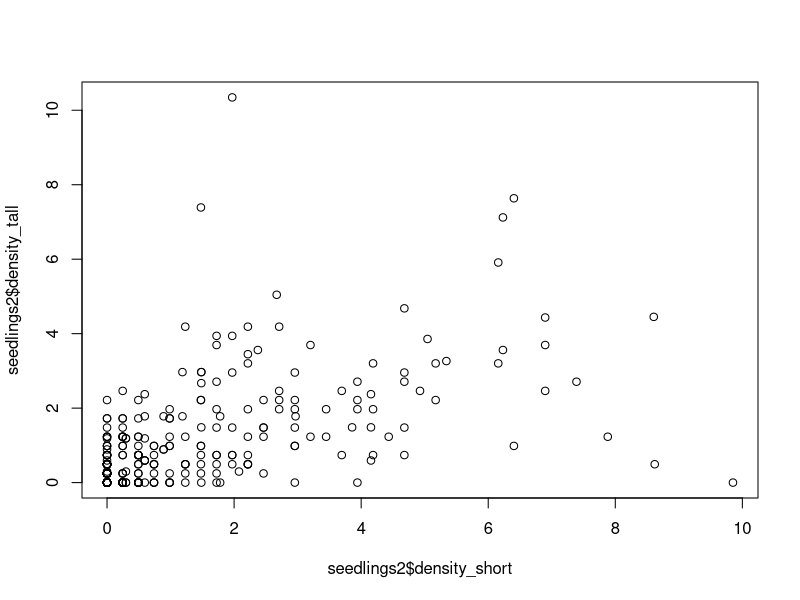
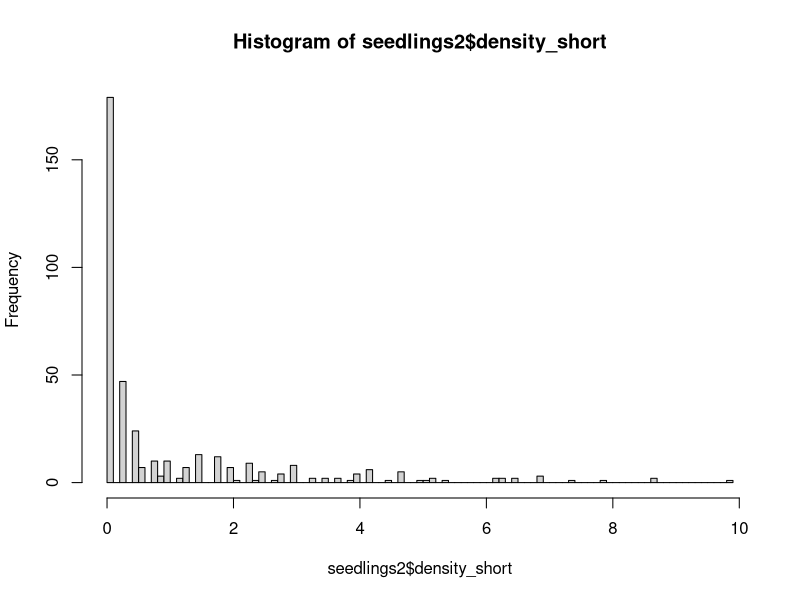
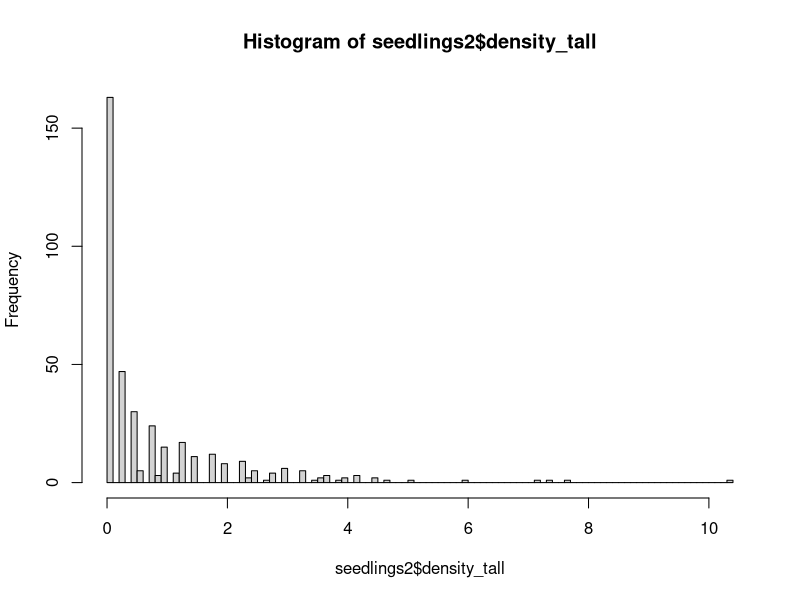
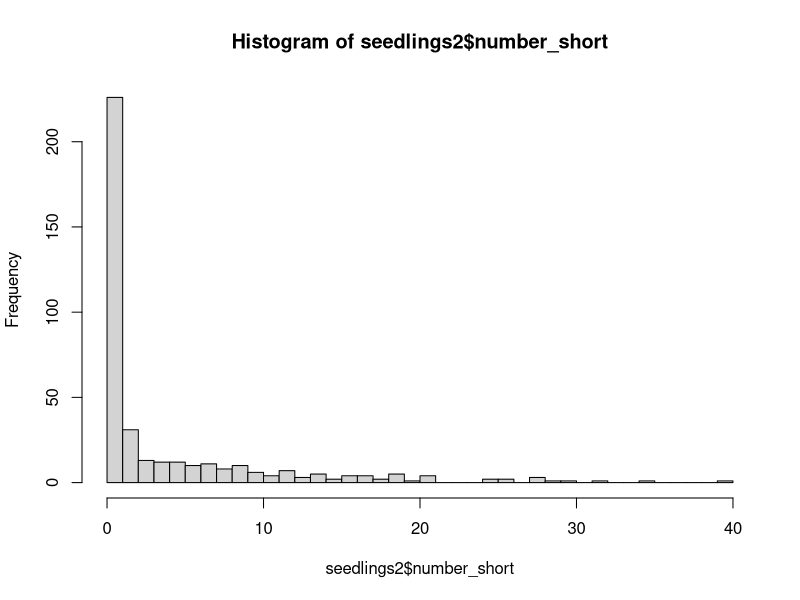

Here is the R script that generated these plots, in order: (Note: this script raises an error after producing the figures.)
# Aaron Tayal
# 8/26/2024
# The purpose is to report what the stem 
# density of ash seedlings, saplings, small trees, and trees is

library(ggplot2)
library(dplyr)


# Hydroclass -----------------------------------------------------------------

hydro <- read.csv("Raw_data/MI-plot-hydroclasses.csv")
str(hydro)
hydro$mstrlvl <- as.factor(hydro$mstrlvl)
# The column "mstrlvl" is either xeric, mesic, or hydric. All plots in one
# transect (3 plots) will have the same assignment of mstrlvl. I will also 
# call this the "hydroclass". The column "plotmstr" has a value from 1 to 5 
# (1 being driest and 5 being the most flooded). The "plotmstr" value can
# vary within a transect. I think it is based on the results of some kind of 
# soil moisture test.

# Note: "MI-plot-hydroclasses.csv" has hydroclass data for 129 plots, including
# some that I do not plan to visit because they are designated "non-ash" plots
# or they are at Brighton.

# Plot centers ---------------------------------------------------------------

plot_centers0 <- read.csv("Raw_data/EAB_Michigan_2024_plot_centers.csv")
str(plot_centers0)
# Kayla: for the center_tree column, I would encourage to split that into two (one for species and one for dbh)
# same for the center tree updated column

# There are 111 plots (37 transects) that I plan to visit (and 2 extra rows due 
# to confusion about the true center for plot 75):
nrow(plot_centers0)

# Remove the 2 additional rows listing info on 75_north and 75_south:
plot_centers0 <- plot_centers0[plot_centers0$center_tree_number != "75_north",]
plot_centers0 <- plot_centers0[plot_centers0$center_tree_number != "75_south",]

nrow(plot_centers0)

# Make transect and park into factors:
plot_centers0$Transect <- as.factor(plot_centers0$Transect)
plot_centers0$Park <- as.factor(plot_centers0$Park)

# Make center tree number into an integer:
plot_centers0$center_tree_number <- as.integer(plot_centers0$center_tree_number)

# There are 98 plots that I have collected seedling data (not counting 75_north):
sum(plot_centers0$seedlings_done_y_n == "y")

# Similarly, there are 98 plots that I have collected sapling data (not counting 
# 75_north):
sum(plot_centers0$saplings_done_y_n == "y")

# There are 97 plots that I have collected tree data for (not counting 75_north).
# At plot 91 at Hudson Mills, we ran out of time to collect tree data due to a 
# thunderstorm
sum(plot_centers0$trees_done_y_n == "y")

# There are 2 plots where we found and measured the center tree but did not 
# collect any seedling, sapling, or tree data due to high waters and a time 
# crunch. These were plots 23 and 66, both at Island Lake.

# This leaves 11 plots that we have neither found the center or recorded data
# for. Four at Hudson Mills, six at Indian Springs, and one at Island Lake. 
# Note: we technically found plot 61 at Island Lake, but I forgot to write
# the center tree DBH, and thus I'm considering it completely not-started.

# Summary: 97 done + 3 partially done + 11 not-started = 111 plots

# Join the hydroclass data into the plot_centers dataframe:
plot_centers <- right_join(hydro, plot_centers0)
nrow(plot_centers) == nrow(plot_centers0)

# Try to understand which hydroclasses (hydric, mesic, xeric) are found at 
# each Park:
table((plot_centers %>% filter(Park == "Highland"))$mstrlvl)
table((plot_centers %>% filter(Park == "Hudson Mills"))$mstrlvl)
table((plot_centers %>% filter(Park == "Indian Springs"))$mstrlvl)
table((plot_centers %>% filter(Park == "Island Lake"))$mstrlvl)
table((plot_centers %>% filter(Park == "Kensington"))$mstrlvl)
table((plot_centers %>% filter(Park == "Pontiac Lake"))$mstrlvl)
table((plot_centers %>% filter(Park == "Proud Lake"))$mstrlvl)

# write.csv(plot_centers, file="EAB_Michigan_2024_plot_centers_with_hydro.csv",
#          row.names = FALSE)



# Seedlings -------------------------------------------------------------------

seedlings <- read.csv("Raw_data/EAB_Michigan_2024_seedlings.csv")
str(seedlings)
# At one plot (75 at Indian Springs), we found two center trees marked 75.
# The true, original plot 75 is the one I want to use. I called this one 
# "75_south" in my datasheet this year. So I need to remove "75_north" rows and
# rename "75_south" rows as simply "75".
seedlings <- seedlings[seedlings$center_tree_number != "75_north",]
seedlings$center_tree_number[seedlings$center_tree_number == "75_south"] <- "75"
str(seedlings)

seedlings$center_tree_number <- as.integer(seedlings$center_tree_number)

# To combine the data on plot centers with the seedling data, I want to
# keep all rows in seedlings:
seedlings2 <- right_join(plot_centers, seedlings, by="center_tree_number")
# I notice test if the number of rows are the same,
# indicating that the datasets combined sucessfully:
nrow(seedlings2) == nrow(seedlings)

# We recorded data for each quadrant of each microplot, so I need to add up the
# four quadrants for short seedlings (those that are shorter than 25 cm):
seedlings2$number_short <- 
  seedlings2$northeast_number_established_short +
  seedlings2$southeast_number_established_short +
  seedlings2$southwest_number_established_short +
  seedlings2$northwest_number_established_short

# Same for tall seedlings:
seedlings2$number_tall <- 
  seedlings2$northeast_number_established_tall +
  seedlings2$southeast_number_established_tall +
  seedlings2$southwest_number_established_tall +
  seedlings2$northwest_number_established_tall

# Now make a column for the total number of seedlings (both short and tall):
seedlings2$number_seedlings <- seedlings2$number_short + seedlings2$number_tall

# Now I need to divide the raw counts by the area of the circular microplot to
# get the density. The density will be in units of stems per meter^2
seedlings2$density_short <-
  (seedlings2$number_short / seedlings2$area_of_microplot_m_squared)

seedlings2$density_tall <-
  (seedlings2$number_tall / seedlings2$area_of_microplot_m_squared)

seedlings2$density_seedlings <- 
  (seedlings2$number_seedlings / seedlings2$area_of_microplot_m_squared)

# For a common sense check, I'll plot the density of short seedlings against
# the density of tall seedlings.  I predict (prior to seeing it) that they 
# will be correlated.
plot(seedlings2$density_short,
     seedlings2$density_tall)

# I will plot histograms for short and tall seedlings. I want to know what is 
# the qualitative shape of the distribution:
hist(seedlings2$density_short, breaks=100)
hist(seedlings2$density_tall, breaks=100)

hist(seedlings2$number_short, breaks=seq(0,40,1)) # I wanted to see the count data, too
hist(seedlings2$number_tall, breaks=seq(0,40,1))
hist(seedlings2$number_seedlings, breaks=seq(0,60,1))

# Note: these density variables are pseudo-continuous, but really they are
# discrete, because the counts are discrete, and so there are only a limited
# number of values that the density can take.

# I want to make a violin plot that shows the distribution of seedling densities
# for each of the three hydroclasses (xeric, mesic, and hydric)
ggplot(data=seedlings2, aes(x=factor(mstrlvl), 
                            y=density_seedlings)) +
  geom_violin() +
  geom_jitter(height=0, width=0.1, alpha=0.5) +
  xlab("Hydroclass") +
  ylab(bquote("Density of ash seedlings " ~ (stems/m^2))) + theme_classic()

# I want to take an average of the 4 microplots in order to report data at the 
# plot level. 

# IMPORTANT NOTE: sometimes, we forgot to write the percent cover
# for 1 out of 4 of the microplots. I have instructed the code to strip NA values
# before taking the mean.  I'm assuming it's okay because we still have three other
# values, but I need to check on this.

seedlings_by_plot <- seedlings2 %>% group_by(center_tree_number) %>% 
  summarize(Park = first(Park),
            Transect = first(Transect),
            mstrlvl = first(mstrlvl),
            plotmstr = first(plotmstr),
            mean_percent_cover = mean(percent_cover_0_0.5_1_3.5_8_15.5_25.5_etc, 
                                 na.rm=TRUE),
            mean_density_short = mean(density_short),
            mean_density_tall = mean(density_tall),
            mean_density_seedlings = mean(density_seedlings),
            total_number_short = sum(number_short),
            total_number_tall = sum(number_tall),
            total_number_seedlings = sum(number_seedlings))

#write.csv(seedlings_by_plot, file="Cleaned_data/seedlings_by_plot.csv", row.names = FALSE)

table(seedlings_by_plot$Transect) # Note that not all three plots have been
# visited for transects AA (1 visited), DD (2 visited), P (2), Q (2), Z(1), 
# ZD(0), and ZE (0). This creates a problem for Poisson GLMs if the response
# is the total number of seedlings in a transect. I'll need to exclude these.

seedlings_exclude_partials <- 
  seedlings2 %>% filter((!(Transect %in% c("AA", "DD", "P", "Q", "Z"))))

# Make a graph that shows the seedling densities by hydroclass, at the plot level
ggplot(data=seedlings_by_plot, aes(x=factor(mstrlvl), y=mean_density_seedlings)) +
  geom_violin() +
  geom_jitter(height=0, width=0.1, alpha=0.5) +
  xlab("Hydroclass") +
  ylab(bquote("Density of ash seedlings " ~ (stems/m^2))) +
  scale_y_continuous(breaks=seq(0,9,2)) +
  theme_bw()

# Make a similar graph for short seedlings (under 25 cm):
ggplot(data=seedlings_by_plot, aes(x=factor(mstrlvl), y=mean_density_short)) +
  geom_violin() +
  geom_jitter(height=0, width=0.1, alpha=0.5) +
  xlab("Hydroclass") +
  ylab(bquote("Density of short ash seedlings <25 cm  " ~ (stems/m^2))) +
  scale_y_continuous(breaks=seq(0,9,2)) +
  ylim(-0.15, 6) +
  theme_bw()

# Same for tall seedlings:
ggplot(data=seedlings_by_plot, aes(x=factor(mstrlvl), y=mean_density_tall)) +
  geom_violin() +
  geom_jitter(height=0, width=0.1, alpha=0.5) +
  xlab("Hydroclass") +
  ylab(bquote("Density of tall ash seedlings 25-137 cm  " ~ (stems/m^2))) +
  ylim(-0.15, 6) +
  theme_bw()

# And for percent cover:
ggplot(data=seedlings_by_plot, aes(x=factor(mstrlvl), y=mean_percent_cover)) +
  geom_violin() +
  geom_jitter(height=0, width=0.1, alpha=0.5) +
  xlab("Hydroclass") +
  ylab("Percent cover of ash seedlings (%)") +
  theme_bw()

# Make a transect-level summary (IMPORTANT NOTE: Here I'm excluding transects
# that we didn't visit all the plots in)
seedlings_by_transect <- seedlings_exclude_partials %>% group_by(Transect) %>% 
  summarize(Park = first(Park),
            number_microplots = n(),
            mstrlvl = first(mstrlvl),
            mean_plotmstr = mean(plotmstr),
            mean_percent_cover = mean(percent_cover_0_0.5_1_3.5_8_15.5_25.5_etc, 
                                      na.rm=TRUE),
            mean_area_microplot_m_squared = mean(area_of_microplot_m_squared),
            mean_density_short = mean(density_short),
            mean_density_tall = mean(density_tall),
            mean_density_seedlings = mean(density_seedlings),
            total_number_short = sum(number_short),
            total_number_tall = sum(number_tall),
            total_number_seedlings = sum(number_seedlings))

#write.csv(seedlings_by_transect, file="Cleaned_data/seedlings_by_transect.csv", row.names = FALSE)

# Make a graph that shows the seedling densities by hydroclass, at the transect level:
ggplot(data=seedlings_by_transect, aes(x=mstrlvl, y=mean_density_seedlings)) +
  geom_violin() +
  geom_jitter(height=0, width=0.1, alpha=0.5) +
  xlab("Hydroclass") +
  ylab(bquote("Density of ash seedlings " ~ (stems/m^2))) +
  scale_y_continuous(breaks=seq(0,9,2)) +
  theme_bw()

# Make a graph that shows the number of seedlings by hydroclass, at the transect level:
ggplot(data=seedlings_by_transect, aes(x=mstrlvl, y=total_number_seedlings)) +
  geom_violin() +
  geom_jitter(height=0, width=0.1, alpha=0.5) +
  xlab("Hydroclass") +
  ylab("Total number of ash seedlings (stems)") +
  theme_bw()

# Make a graph that shows the percent cover by hydroclass, at the transect level
ggplot(data=seedlings_by_transect, aes(x=mstrlvl, y=mean_percent_cover)) +
  geom_violin() +
  geom_jitter(height=0, width=0.1, alpha=0.5) +
  xlab("Hydroclass") +
  ylab("Percent cover of ash seedlings (%)") +
  theme_bw()

# Make a graph that shows the seedling densities by park, at the transect level:
ggplot(data=seedlings_by_transect, aes(x=Park, y=mean_density_seedlings)) +
  geom_violin() +
  geom_jitter(height=0, width=0.1, alpha=0.5) +
  xlab("Hydroclass") +
  ylab(bquote("Density of ash seedlings " ~ (stems/m^2))) +
  scale_y_continuous(breaks=seq(0,9,2)) +
  theme_bw()

# Saplings --------------------------------------------------------------------

saplings <- read.csv("Raw_data/EAB_Michigan_2024_saplings.csv")
str(saplings)
# Remove 75_north and rename 75_south to 75 (see seedlings for details)
saplings <- saplings[saplings$center_tree_number != "75_north",]
saplings$center_tree_number[saplings$center_tree_number == "75_south"] <- "75"

saplings$center_tree_number <- as.integer(saplings$center_tree_number)

# Trying to add in the plot center info to this dataframe:
saplings2 <- right_join(plot_centers, saplings, by="center_tree_number")
nrow(saplings) == nrow(saplings2)

# Saplings were counted in each quadrant, so I want to sum up the quadrants
# to get a total number of saplings by plot
saplings_by_plot <- saplings2 %>% group_by(center_tree_number) %>% 
  summarize(Park = first(Park),
            Transect = first(Transect),
            mstrlvl = first(mstrlvl),
            plotmstr = first(plotmstr),
            number_saplings = sum(number_of_stems))

# To find the density of saplings, I need to divide the number of saplings 
# found in the subplot (8 meters in radius) by the area of that subplot. 
# The area of the subplot is 201.062 m^2. The unit will be stems per m^2.
saplings_by_plot$density_saplings <- saplings_by_plot$number_saplings / 201.062

# I would like to also change the units to stems per hectare:
saplings_by_plot$density_saplings_stems_per_ha <- 
  saplings_by_plot$density_saplings * 10000

#write.csv(saplings_by_plot, file="Cleaned_data/saplings_by_plot.csv")


# Now, make a violin plot that shows the density of saplings found at each plot, 
# as a function of hydroclass
ggplot(data=saplings_by_plot, aes(x=factor(mstrlvl), 
                                  y=density_saplings)) + 
  geom_violin() +
  geom_jitter(height=0, width=0.1, alpha=0.5) +
  xlab("Hydroclass") +
  ylab(bquote("Density of ash saplings " ~ (stems/m^2))) +
  theme_bw()

# Now create a summary at the transect level:
saplings_by_transect <- saplings_by_plot %>% group_by(Transect) %>%
  summarise(Park = first(Park),
            mstrlvl = first(mstrlvl),
            mean_plotmstr = mean(plotmstr),
            total_number_saplings = sum(number_saplings),
            mean_density_saplings = mean(density_saplings),
            mean_density_saplings_stems_per_ha = mean(density_saplings_stems_per_ha))

#write.csv(saplings_by_transect, file="Cleaned_data/saplings_by_transect.csv")

# Now, make a violin plot that shows the mean density of saplings found at each 
# transect, as a function of hydroclass
ggplot(data=saplings_by_transect, aes(x=mstrlvl, 
                                  y=mean_density_saplings_stems_per_ha)) + 
  geom_violin() +
  geom_jitter(height=0, width=0.1, alpha=0.5) +
  xlab("Hydroclass") +
  ylab(bquote("Density of ash saplings " ~ (stems/ha))) +
  theme_bw()

# Small trees and trees -------------------------------------------------------

trees <- read.csv("Raw_data/EAB_Michigan_2024_trees.csv")

# Remove 75_north and rename 75_south to 75 (see seedlings for details)
trees <- trees[trees$center_tree_number != "75_north",]
trees$center_tree_number[trees$center_tree_number == "75_south"] <- "75"

trees$center_tree_number <- as.integer(trees$center_tree_number)
trees$ash_species <- as.factor(trees$ash_species)

# Add in plot center data
trees2 <- right_join(plot_centers, trees, by="center_tree_number")
nrow(trees) == nrow(trees2)

# Remove any rows where the species of tree is not ash (keep rows where ash_species is NA)
# Note: the hickory and Zanthoxylum rows were tagged trees
levels(trees2$ash_species)
trees2 <- trees2[( trees2$ash_species != "hickory" | is.na(trees2$ash_species) ), ]
trees2 <- trees2[( trees2$ash_species != "Zanthoxylum (prickly ash)" | is.na(trees2$ash_species) ), ]
trees2$ash_species <- droplevels(trees2$ash_species)
levels(trees2$ash_species)

# I want to make a column that simplifies ash_species so that there are only 
# three categories: black, green/white/pumpkin, and unknown
trees2$ash_species_simple <- as.character(trees2$ash_species)
trees2$ash_species_simple[trees2$ash_species_simple == "green"] <- "green_white_or_pumpkin"
trees2$ash_species_simple[trees2$ash_species_simple == "green or pumpkin"] <- "green_white_or_pumpkin"
trees2$ash_species_simple[trees2$ash_species_simple == "green or white"] <- "green_white_or_pumpkin"
trees2$ash_species_simple[trees2$ash_species_simple == "green white or pumpkin"] <- "green_white_or_pumpkin"
trees2$ash_species_simple[trees2$ash_species_simple == "black?"] <- "unknown"
trees2$ash_species_simple[trees2$ash_species_simple == "?"] <- "unknown"
trees2$ash_species_simple[trees2$ash_species_simple == "green?"] <- "unknown"
trees2$ash_species_simple[trees2$ash_species_simple == "white?"] <- "unknown"
trees2$ash_species_simple <- as.factor(trees2$ash_species_simple)
table(trees2$ash_species_simple)

# Which center_tree_number values are found in seedlings but not found in 
# trees?
a <- seedlings_by_plot$center_tree_number
b <- sort(unique(trees2$center_tree_number))
b
setdiff(a, b)
# Plot 91 at Hudson Mills is correct to be missing from trees2

# Make sure the variable that records which quadrant the tree was in is accurate:
trees2$quadrant_NE_SE_SW_NW <- as.factor(trees2$quadrant_NE_SE_SW_NW)
summary(trees2$quadrant_NE_SE_SW_NW)
trees2[trees2$quadrant_NE_SE_SW_NW == "?",] # The only rows with ? for quadrant
# are about 100 meters from the center (and so will be filtered out)

# Which rows are simply recording the absence of any trees?
c <- trees2$center_tree_number[trees2$quadrant_NE_SE_SW_NW == "none"]
c
unique(c)
d <- trees2$center_tree_number[trees2$quadrant_NE_SE_SW_NW != "none"]
unique(d)
intersect(unique(c), unique(d)) # Make sure no trees are recorded from plots
# also marked as having no trees.

# We only recorded compass direction at the beginning of summer 
# (it was a lot of work). But we can at least check the data against quadrant
# to see if they agree
trees2$compass_direction <- as.numeric(trees2$compass_direction)
ggplot(data=trees2, aes(x=quadrant_NE_SE_SW_NW, y=compass_direction)) +
  geom_point() +
  geom_hline(yintercept=90) +
  geom_hline(yintercept=180) +
  geom_hline(yintercept=270)
# Looks like there are three rows where compass direction and quadrant disagree:
trees2[trees2$compass_direction > 270 & trees2$quadrant_NE_SE_SW_NW != "NW" &
        is.na(trees2$compass_direction) == FALSE , ]
# All of these three rows were tagged ash. When it comes time to identify tagged
# ash in datasets from previous years, we will know about this issue. I'm not
# going to try to change anything right now.
  

# I want to create a new dataframe of trees so that small trees (2.5-10 cm DBH)
# are counted only if they occur within the 8 meter radius subplot. Furthermore,
# trees (10 cm DBH and up) are counted only if they occur within the 18 meter
# radius main plot

# First I need to change the variable distance_to_center_meters into a 
# numeric variable.  For many of the trees inside the 8 meter subplot, we
# simply wrote "less than 8" to indicate it was in the subplot. So now I 
# will name these as 4 (4 meters) even though they ranged from 0 m to 8 m
trees2$distance_to_center_meters_simple <- trees2$distance_to_center_meters
trees2$distance_to_center_meters_simple[trees2$distance_to_center_meters_simple == "less than 8"] <- "4"
trees2$distance_to_center_meters_simple[trees2$distance_to_center_meters_simple == "between 8 and 18"] <- "13"
trees2$distance_to_center_meters_simple[trees2$distance_to_center_meters_simple == "greater than 18"] <- "25"
trees2$distance_to_center_meters_simple[trees2$distance_to_center_meters_simple == "approx 100 m"] <- "100"
trees2$distance_to_center_meters_simple <- as.numeric(trees2$distance_to_center_meters_simple)
hist(trees2$distance_to_center_meters_simple, breaks=100)

# Small trees must be >= 2.5 cm DBH AND < 10 cm DBH AND distance to the center
# must be <= 8 meters
small_trees <- trees2 %>% dplyr::filter(quadrant_NE_SE_SW_NW != "none") %>%
  dplyr::filter(diameter_at_137_cm_in_cm >= 2.5) %>%
  dplyr::filter(diameter_at_137_cm_in_cm < 10) %>%
  dplyr::filter(distance_to_center_meters_simple <= 8)
plot(small_trees$diameter_at_137_cm_in_cm)
hist(small_trees$diameter_at_137_cm_in_cm, breaks=50)
plot(small_trees$distance_to_center_meters_simple)


#write.csv(small_trees, file="Cleaned_data/individual_small_trees.csv")

# Big trees must be >= 10 cm DBH AND distance to the center must be <= 18 meters
big_trees <- trees2 %>% dplyr::filter(quadrant_NE_SE_SW_NW != "none") %>%
  dplyr::filter(diameter_at_137_cm_in_cm >= 10) %>%
  dplyr::filter(distance_to_center_meters_simple <= 18)
plot(big_trees$diameter_at_137_cm_in_cm)
plot(big_trees$distance_to_center_meters_simple)

#write.csv(big_trees, file="Cleaned_data/individual_big_trees.csv")

# How many small trees were found of various diameter classes, colored by ash species?
species_colors <- c(black="black", green_white_or_pumpkin="darkgreen", unknown="lightblue")
ggplot(data=small_trees) +
  geom_histogram(aes(x=diameter_at_137_cm_in_cm, fill=ash_species_simple),
                 position="stack", breaks=c(2.5,5,7.5,10), color="black") + 
  scale_fill_manual(values=species_colors) + 
  theme_classic() + ylab("Number of stems") + xlab("Diameter at breast height") +
  guides(fill = guide_legend(title = "Ash species"))

# How many small trees were found of various diameter classes, colored by hydroclass?
ggplot(data=small_trees) +
  geom_histogram(aes(x=diameter_at_137_cm_in_cm, fill=mstrlvl),
                 position="stack", breaks=c(2.5,5,7.5,10), color="black") + theme_classic()

# Now, create a summary of how many ash small trees were found in each plot
# and what the basal area was. To calculate basal area, take the diameters, 
# and convert to areas and add them up, then convert the units from cm^2 to 
# meters^2 by dividing by 10,000. Note: I have not yet divided
# by the area of the subplot yet.
small_trees_by_plot <- small_trees %>% group_by(center_tree_number) %>%
  summarise(Plot_ID = first(Plot_ID),
            Park = first(Park),
            Transect = first(Transect),
            mstrlvl = first(mstrlvl),
            plotmstr = first(plotmstr),
            number_small_trees = n(),
            number_small_trees_green_white_or_pumpkin = sum(ash_species_simple=="green_white_or_pumpkin"),
            number_small_trees_black = sum(ash_species_simple=="black"),
            number_small_trees_unknown_species = sum(ash_species_simple=="unknown"),
            basal_area_small_trees_in_m_squared = 
              pi * sum(diameter_at_137_cm_in_cm ^ 2) / 10000
            )

# Make a bar graph to show species of ash for small ash trees. The x-axis is 
# Plot_ID and the y-axis is the stacked number of occurences of black ash
# and green/white/pumpkin ash
ggplot(data=small_trees_by_plot)+
  geom_col(aes(x=Plot_ID, y=number_small_trees), fill="darkgreen") +
  geom_col(aes(x=Plot_ID, y=(number_small_trees_black + number_small_trees_unknown_species)), fill="black")+
  geom_col(aes(x=Plot_ID, y=number_small_trees_unknown_species), fill="grey") +      
  scale_x_discrete(guide = guide_axis(angle = 90)) + theme_classic() + 
  ylab("Number of small trees \n(2.5-10 cm DBH)")

# Now, for any center tree numbers not mentioned in small_trees_by_plot,
# but that are in trees2, I'd like to put another row with a zero in it:
b # b is all the center tree numbers where presence/absence of trees was recorded
e <- small_trees_by_plot$center_tree_number
e # e is all the center tree numbers where small trees were found in the subplot
f <- sort(setdiff(b, e)) # f is all the center tree numbers were zero small
# trees were found in the subplot
f

# Add a row for each center tree where no small trees were found in the subplot:
for (k in (1:length(f))){
  info <- plot_centers %>% filter(center_tree_number == f[k]) %>% 
    select(center_tree_number, Plot_ID, Park, Transect, mstrlvl, plotmstr)
  info$number_small_trees <- 0
  info$number_small_trees_green_white_or_pumpkin <- 0
  info$number_small_trees_black <- 0
  info$number_small_trees_unknown_species <- 0
  info$basal_area_small_trees_in_m_squared <- 0
  small_trees_by_plot <- small_trees_by_plot %>% bind_rows(info)
}

# Reorder the rows by center_tree_number
small_trees_by_plot <- small_trees_by_plot %>% arrange(center_tree_number)

g <- small_trees_by_plot$center_tree_number
all.equal(b, g) # This shows that small_trees_by_plot now has all the same center
# trees that we recorded the presence or absence of trees at

# Create a histogram of number of small trees to investigate whether the 
# distribution follows a Poisson distribution.
ggplot(data=small_trees_by_plot, aes(x=number_small_trees)) +
  geom_histogram() +
  theme_classic()
# The Poisson distribution assumes that events (here the presence of a small
# tree) occur independently of the position of other small trees. That assumption
# is obviously false


# To find the density of small trees, I need to divide the number of them 
# found in the subplot (8 meters in radius) by the area of that subplot. 
# The area of the subplot is 201.062 m^2. The unit will be stems per m^2.
small_trees_by_plot$density_small_trees <- small_trees_by_plot$number_small_trees / 201.062
 
# I would like to also change the units to stems per hectare:
small_trees_by_plot$density_small_trees_stems_per_ha <- 
  small_trees_by_plot$density_small_trees * 10000

# Now find the basal area of small trees in meters^2 per hectare. I do this by 
# dividing by the area of the subplot over which small trees were recorded and
# then multiplying by 10,000 to convert into meters^2 of basal area per hectare
small_trees_by_plot$basal_area_small_trees_m_squared_per_ha <-
  ( small_trees_by_plot$basal_area_small_trees_in_m_squared / 201.062 ) * 10000

# Now, make a violin plot that shows the density of small trees found at each 
# plot, as a function of hydroclass
ggplot(data=small_trees_by_plot, aes(x=mstrlvl, 
                                    y=density_small_trees_stems_per_ha)) + 
  geom_violin() +
  geom_jitter(height=0, width=0.1, alpha=0.5) +
  xlab("Hydroclass") +
  ylab(bquote("Density of ash small trees " ~ (stems/hectare))) +
  theme_bw()

# Plot the basal area per hectare found at each plot as a function of hydroclass:
ggplot(data=small_trees_by_plot, aes(x=mstrlvl,
                                     y=basal_area_small_trees_m_squared_per_ha)) +
  geom_violin() +
  geom_jitter(height=0, width=0.1, alpha=0.5) +
  xlab("Hydroclass") +
  ylab(bquote("Basal area of ash small trees " ~ (m^2/hectare))) +
  theme_bw()

# Now the same type of summary for big trees
big_trees_by_plot <- big_trees %>% group_by(center_tree_number) %>%
  summarise(number_big_trees = n(),
            basal_area_big_trees_in_m_squared = 
              pi * sum(diameter_at_137_cm_in_cm ^ 2) / 10000)

# Now merge big_trees_by_plot into the small_trees_by_plot dataframe:
trees_by_plot <- full_join(small_trees_by_plot, 
                                    big_trees_by_plot, by="center_tree_number")
# Replace NAs with zeros for number of big trees and basal area of big trees:
trees_by_plot$number_big_trees[is.na(trees_by_plot$number_big_trees)] <- 0
trees_by_plot$basal_area_big_trees_in_m_squared[is.na(trees_by_plot$basal_area_big_trees_in_m_squared)] <- 0

# Calculate the density of big trees in stems per m^2:
trees_by_plot$density_big_trees <- trees_by_plot$number_big_trees / 1017.876

# And in stems per hectare:
trees_by_plot$density_big_trees_stems_per_ha <- 
  trees_by_plot$density_big_trees * 10000

# Calculate the basal area of big trees in meters^2 per hectare
trees_by_plot$basal_area_big_trees_m_squared_per_ha <-
  ( trees_by_plot$basal_area_big_trees_in_m_squared / 1017.876 ) * 10000

# Now, make a violin plot that shows the number of big trees found at each 
# plot, as a function of hydroclass
ggplot(data=trees_by_plot, aes(x=mstrlvl, 
                                     y=density_big_trees_stems_per_ha)) + 
  geom_violin() +
  geom_jitter(height=0, width=0.1, alpha=0.5) +
  xlab("Hydroclass") +
  ylab(bquote("Density of ash big trees " ~ (stems/ha))) +
  theme_bw()

plot(trees_by_plot$basal_area_big_trees_m_squared_per_ha)

#write.csv(trees_by_plot, file="Cleaned_data/trees_by_plot.csv")

# Create a transect-level summary of the tree data:
trees_by_transect <- trees_by_plot %>% group_by(Transect) %>%
  summarise(Park = first(Park),
            mstrlvl = first(mstrlvl),
            mean_plotmstr = mean(plotmstr),
            mean_density_small_trees = mean(density_small_trees),
            mean_density_small_trees_stems_per_ha = mean(density_small_trees_stems_per_ha),
            mean_density_big_trees = mean(density_big_trees),
            mean_density_big_trees_stems_per_ha = mean(density_big_trees_stems_per_ha),
            mean_BA_small_trees_m_squared_per_ha = mean(basal_area_small_trees_m_squared_per_ha),
            mean_BA_big_trees_m_squared_per_ha = mean(basal_area_big_trees_m_squared_per_ha))

write.csv(trees_by_transect, file="Cleaned_data/trees_by_transect.csv")

# Graph the number of small trees by hydroclass, at the transect level:
ggplot(data=trees_by_transect, aes(x=mstrlvl, 
                               y=mean_density_small_trees_stems_per_ha)) + 
  geom_violin() +
  geom_jitter(height=0, width=0.1, alpha=0.5) +
  xlab("Hydroclass") +
  ylab(bquote("Density of ash small trees " ~ (stems/hectare))) +
  theme_bw()

# Graph the basal area per ha of small trees by hydroclass, at the transect level:
ggplot(data=trees_by_transect, aes(x=mstrlvl, 
                                   y=mean_BA_small_trees_m_squared_per_ha)) + 
  geom_violin() +
  geom_jitter(height=0, width=0.1, alpha=0.5) +
  xlab("Hydroclass") +
  ylab(bquote("Basal area of ash small trees " ~ (m^2/hectare))) +
  theme_bw()

# I'm curious what the mean and standard deviation of basal areas of small
# trees was for different plot hydroclasses:
trees_by_hydroclass <- trees_by_plot %>% group_by(mstrlvl) %>%
  summarise(mean_density_small_trees_stems_per_ha = mean(density_small_trees_stems_per_ha),
            mean_BA_small_trees_m_squared_per_ha = mean(basal_area_small_trees_m_squared_per_ha))
trees_by_hydroclass

# Make a scatter plot of the small trees with diameter in the x-axis and 
# canopy condition in the y-axis.
ggplot(data=small_trees, aes(x=diameter_at_137_cm_in_cm, y=canopy_condition_1_5,
                             color=ash_species_simple)) +
  scale_color_manual(values = species_colors)+
  geom_jitter(height=0.05, width=0, alpha=0.4) +
  theme_classic() +
  xlab("Diameter at breast height (cm)")+
  ylab("Canopy condition rating \n(1=healthy, 5=defoliated)") +
  labs(color="Ash species")
  
